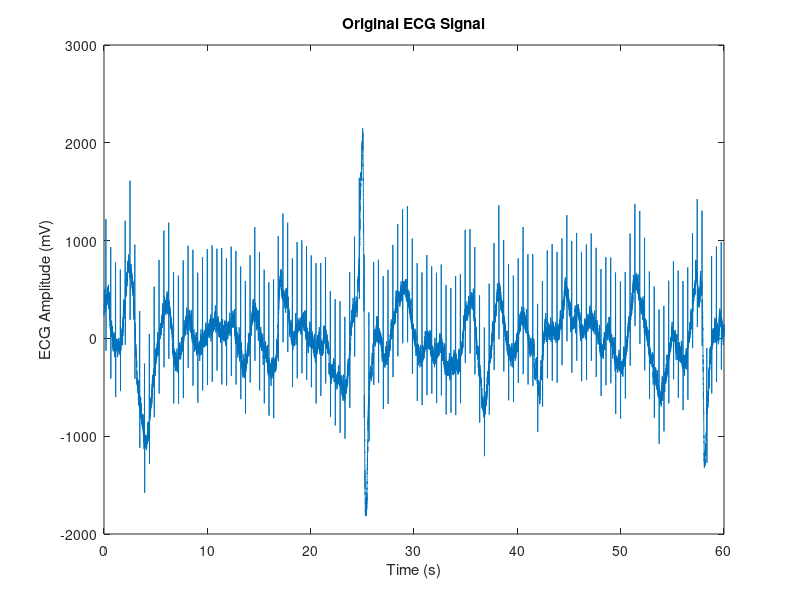

Here is the MATLAB script that generated this plot: (Note: this script raises an error after producing the figure.)
% Load the data from the file
load('r01_edfm.mat');

% Get the data from the first row
data = val(1, :);

% Set the sampling frequency to 1000 Hz
fs = 1000;

% Create a time vector with the same length as the data
t = (0:length(data)-1)/fs;

% Plot the original data against time
figure(1);
plot(t, data);
xlabel('Time (s)');
ylabel('ECG Amplitude (mV)');
title('Original ECG Signal');

% Apply high-pass filter with cutoff frequency of 5 Hz
data_high = highpass(data, 5, fs);
figure(2);
plot(t, data_high);
xlabel('Time (s)');
ylabel('ECG Amplitude (mV)');
title('ECG Signal with High-Pass Filter');

% Apply low-pass filter with cutoff frequency of 100 Hz
data_low = lowpass(data, 100, fs);
figure(3);
plot(t, data_low);
xlabel('Time (s)');
ylabel('ECG Amplitude (mV)');
title('ECG Signal with Low-Pass Filter');

% Apply band-pass filter with passband frequencies of 20 Hz and 50 Hz
data_bandpass = bandpass(data, [20 50], fs);
figure(4);
plot(t, data_bandpass);
xlabel('Time (s)');
ylabel('ECG Amplitude (mV)');
title('ECG Signal with Band-Pass Filter');

% Apply band-reject filter with stopband frequencies of 45 Hz and 55 Hz
data_bandreject = bandstop(data, [45 55], fs);
figure(5);
plot(t, data_bandreject);
xlabel('Time (s)');
ylabel('ECG Amplitude (mV)');
title('ECG Signal with Band-Reject Filter');

% Save each filtered signal to a separate file
save('data_high.mat', 'data_high');
save('data_low.mat', 'data_low');
save('data_bandpass.mat', 'data_bandpass');
save('data_bandreject.mat', 'data_bandreject');
